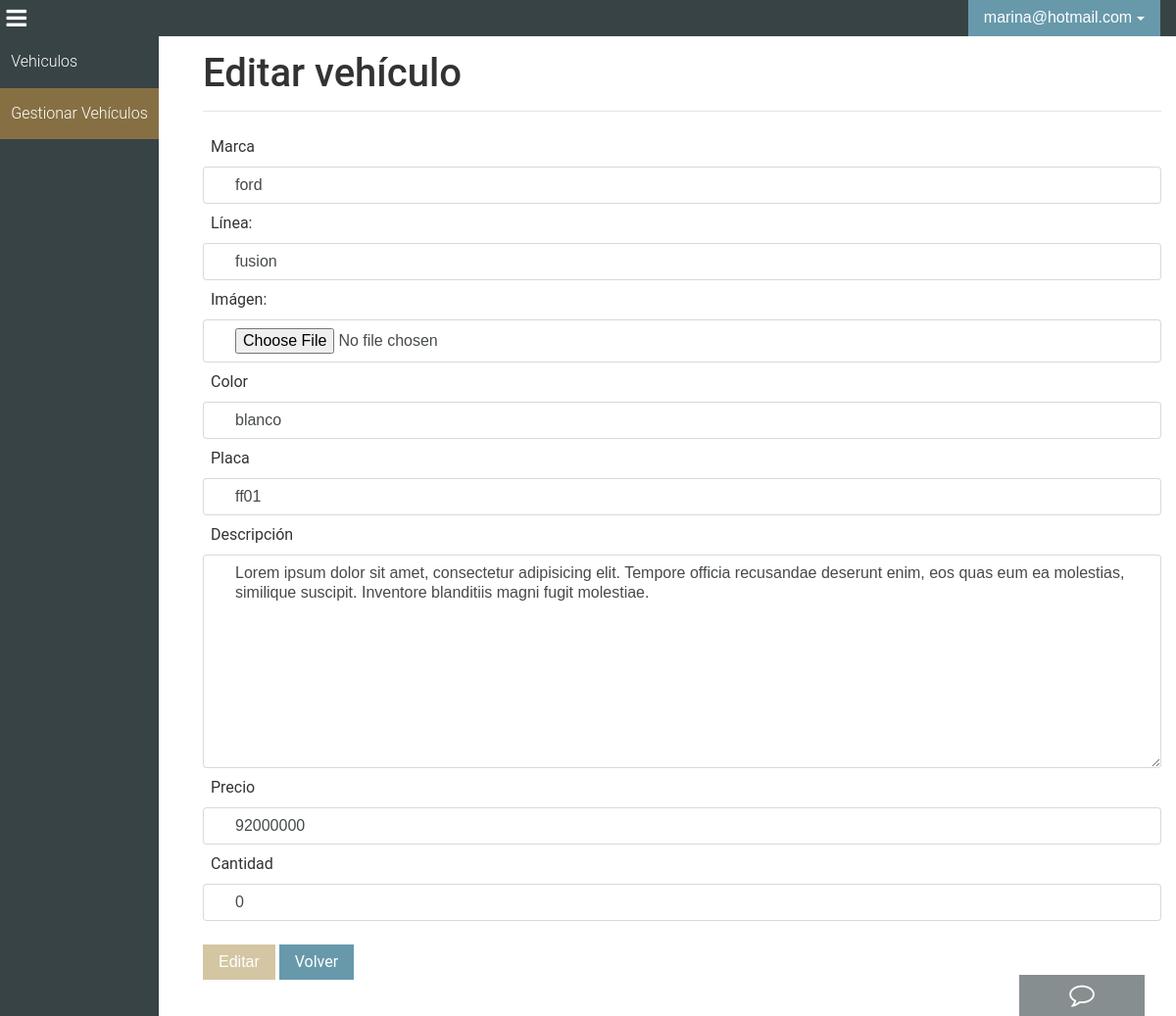
The page /dashboardempleado/gestion_vehiculos/editar_vehiculo.php?id=3 (signed in) on the database as committed earlier.
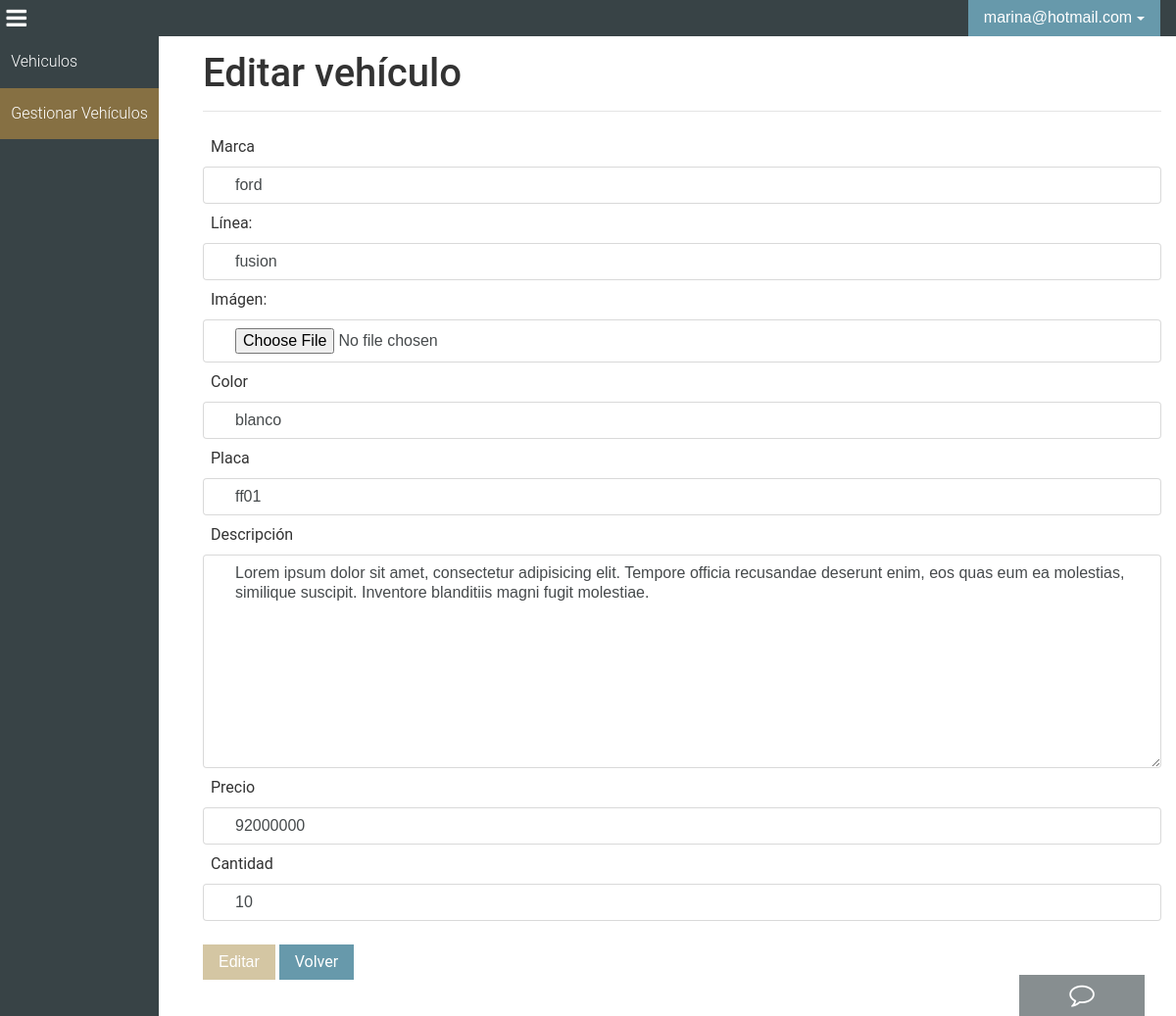
The same page on the database as committed later.
### tables this page shows
CREATE TABLE `vehiculos` (
  `id_vehiculo` int(11) NOT NULL,
  `marca` varchar(100) NOT NULL,
  `linea` varchar(50) NOT NULL,
  `imagen` varchar(50) NOT NULL,
  `color` varchar(100) NOT NULL,
  `placa` varchar(100) NOT NULL,
  `descripcion` mediumtext NOT NULL,
  `precio` bigint(11) NOT NULL,
  `cantidad` int(11) NOT NULL
);

### dashboardempleado/gestion_vehiculos/editar_vehiculo.php (the view, shortened to what this page needs)
<?php
  require "../../php/conexion.php";
  if ($_GET) {
    $id     = $_GET['id'];
    $sql  = mysqli_query($con, "SELECT * FROM vehiculos WHERE id_vehiculo = $id");
    $row    = mysqli_fetch_array($sql);
  }
  include '../../layouts/header-empleado.php';
  include '../../layouts/navbar-empleado.php';
?>
  <div class="content">
    <div class="container">
      <form method="POST" enctype="multipart/form-data" id="add">
        <h1>Editar vehículo</h1>
        <hr>
        <div>
          <label>Marca</label>
          <input type="text" name="marca" class="form-control" value="<?php echo $row['marca']; ?>">
        </div>
        <label>Línea:</label>
        <input type="text" name="linea" class="form-control" value="<?php echo $row['linea']; ?>">
        <label>Imágen:</label>
        <input type="file" name="imagen" class="form-control" accept="image/png" required>
        <label >Color</label>
        <input type="text" name="color" class="form-control" value="<?php echo $row['color']; ?>">
        <label>Placa</label>
        <input type="text" name="placa" class="form-control" value="<?php echo $row['placa']; ?>">
        <label>Descripción</label>
        <textarea name="descripcion" class="form-control" cols="30" rows="10"><?php echo $row['descripcion']; ?></textarea>
        <label>Precio</label>
        <input type="number" name="precio" class="form-control" value="<?php echo $row['precio']; ?>">
        <label>Cantidad</label>
        <input type="number" name="cantidad" class="form-control" value="<?php echo $row['cantidad']; ?>">
        <br>
        <input class="btn btn-success input-edit" type="submit" value="Editar">
        <a class="btn btn-primary" href="vehiculos.php">Volver</a>
      </form>
    </div>
  </div>
</div>
<?php require "../../layouts/footer.php" ?>

Rows that differ between the two databases and show on the page:
changed vehiculos "ford": cantidad "0" → "10"
